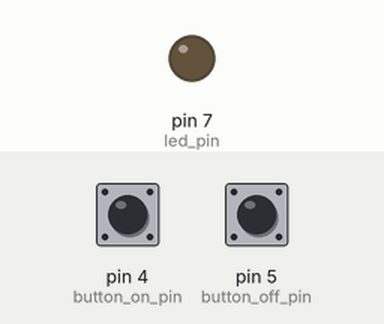
Bench run of a sketch on a simulated Arduino Uno, built with avr-gcc and run on an emulated ATmega328P. On the bench: output pins drawn as LEDs (lit = HIGH). The inputs (shaded band) are chosen by the test bench; at power-on: pin 4 (button_on_pin) HIGH, pin 5 (button_off_pin) HIGH.

Above: at 1.2 s.
1.3 s: pin 4 (button_on_pin) pulled LOW for 0.15 s
At 2.5 s:
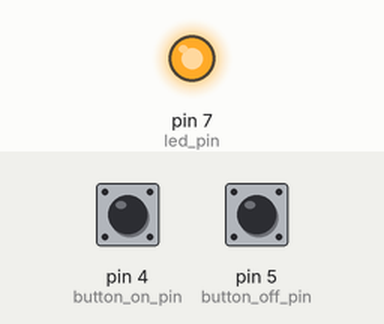
2.9 s: pin 5 (button_off_pin) pulled LOW for 0.15 s
At 3.8 s:
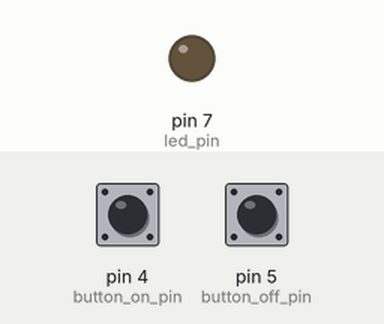
4.5 s: pin 4 (button_on_pin) pulled LOW for 1 s
At 5.0 s:
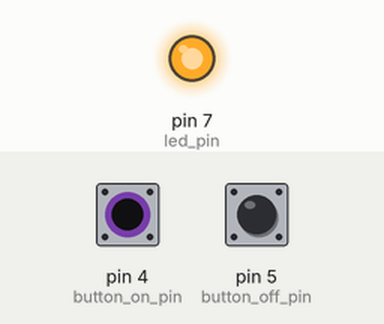
Timing chart, 0 to 7.5 s (numbered marks = the images above; inputs shaded):
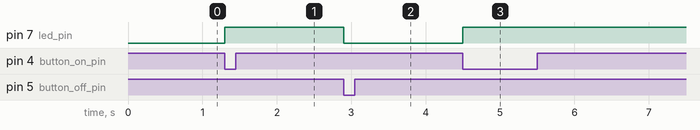

Measured:
- after the input at 1.3 s, pin 7 (led_pin): LOW → HIGH at once
- after the input at 2.9 s, pin 7 (led_pin): HIGH → LOW at once
- after the input at 4.5 s, pin 7 (led_pin): LOW → HIGH at once

The sketch:

004-button-inputs.ino
```cpp
#define led_pin 7
#define button_on_pin 4
#define button_off_pin 5

void setup() {
  pinMode(led_pin, OUTPUT);
  pinMode(button_on_pin, INPUT_PULLUP);
  pinMode(button_off_pin, INPUT_PULLUP);
}

void loop() {
  if (digitalRead(button_on_pin) == LOW) {
    digitalWrite(led_pin, HIGH);  // if button on is pressed - led on
  } else if (digitalRead(button_off_pin) == LOW) {
    digitalWrite(led_pin, LOW);  // if button off is pressed - led off
  }
}
```
